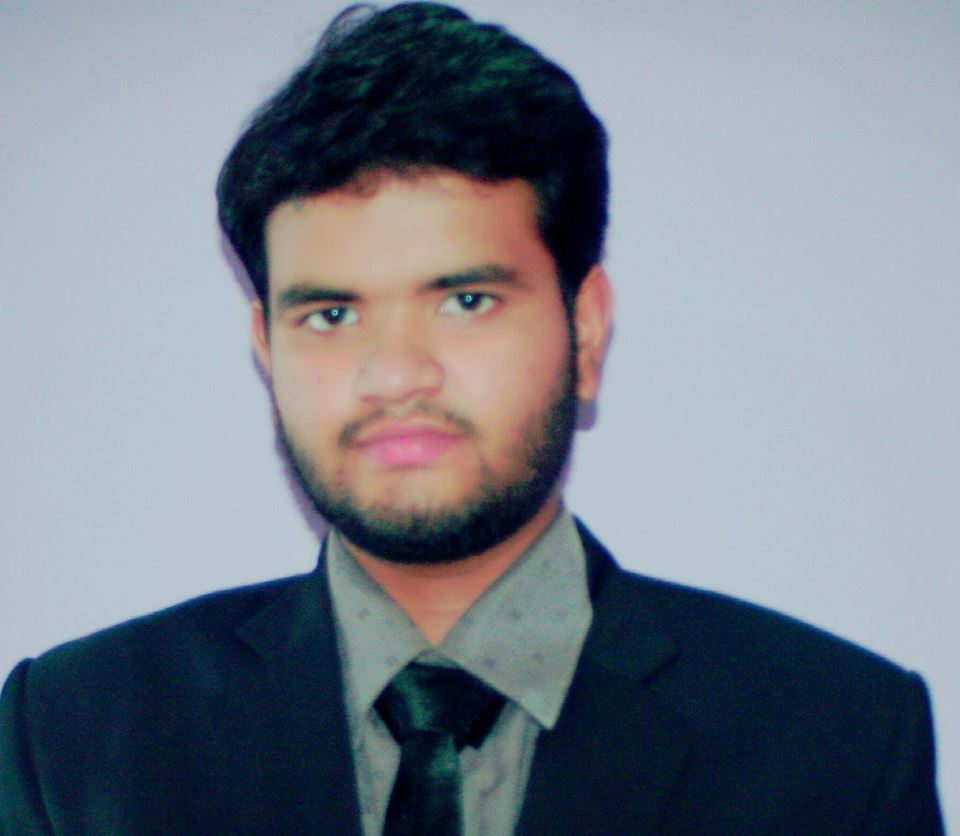
#> input picture h.jpg, 960 x 836 px
$ jupyter execute 'class 2.ipynb'   (shell and % lines are left out)
#> lines starting #> are read from the running program, lines starting #| are printed output that depends on the picture
[cell 1]
import numpy as np
import matplotlib.pylab as plt

[cell 2]
arr1 = "Students are very cool 89"

[cell 3]
li =  list(arr1.split(" "))

[cell 4]
print(np.array(li))

[cell 5]
type(np.array)

[cell 6]
text = """NumPy, short for Numerical Python, is one of the most important foundational packages\
for numerical computing in Python. Most computational packages providing
scientific functionality use NumPy’s array objects as the lingua franca for data
exchange.
Here are some of the things you’ll find in NumPy:
• ndarray, an efficient multidimensional array providing fast array-oriented arithmetic
operations and flexible broadcasting capabilities.
• Mathematical functions for fast operations on entire arrays of data without having
to write loops.
• Tools for reading/writing array data to disk and working with memory-mapped
files.
• Linear algebra, random number generation, and Fourier transform capabilities.
• A C API for connecting NumPy with libraries written in C, C++, or FORTRAN."""

print(text[0:100])
npText = np.array(text)

[cell 7]
type(npText)

[cell 8]
def plti(im, h=8 , **kwargs):
    #Helper function to plot an image

    y = im.shape[0]
    x = im.shape[1]
    w = (y/x) * h
    plt.figure(figsize=(w,h))
    plt.imshow(im, interpolation="none",**kwargs)
    #plt.axis("off")

im = plt.imread("h.jpg")
#> im is the input picture: shape (836, 960, 3); mean R, G, B 120.2, 128.1, 139.3
print(im.shape)
#| (836, 960, 3)
#plti(im)
im = im[:100,:100,:]
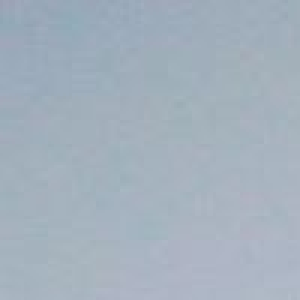
#> im: shape (100, 100, 3) (shown 3 times larger); mean R, G, B 163.9, 176.9, 189.4
plti(im)
#print(im.shape)
